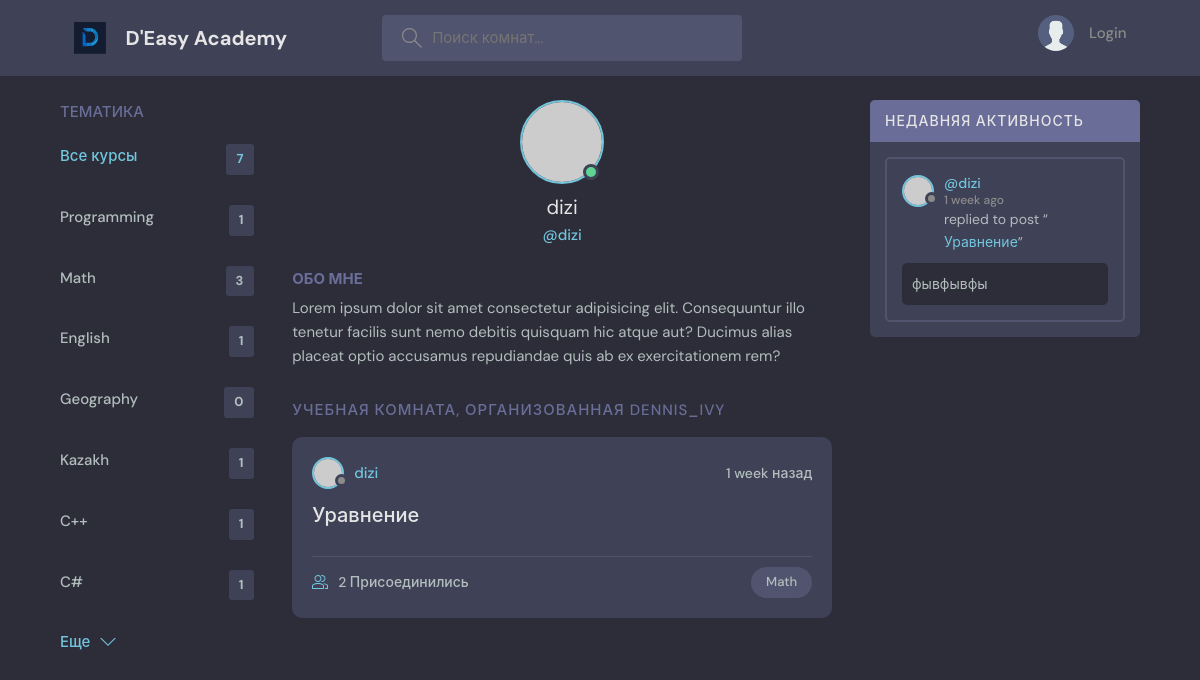
The page /profile/4/ on the database its author committed.
### base/models.py (models this page shows, shortened)
class Topic(models.Model):
    name = models.CharField(max_length=300)

class Room(models.Model):
    host = models.ForeignKey(User, on_delete=models.SET_NULL, null=True)
    topic = models.ForeignKey(Topic, on_delete=models.SET_NULL, null=True)
    name = models.CharField(max_length=255)
    description = models.TextField(null = True, blank=True)
    participants = models.ManyToManyField(User, related_name='participants', blank=True)
    updated = models.DateTimeField(auto_now=True)
    created = models.DateTimeField(auto_now_add=True)
    class Meta:
        ordering = ['-updated', '-created']
    def __str__(self):
        return self.name

class Message(models.Model):
    user = models.ForeignKey(User, on_delete=models.CASCADE)
    room = models.ForeignKey(Room, on_delete=models.CASCADE)
    body = models.TextField()
    updated = models.DateTimeField(auto_now=True)
    created = models.DateTimeField(auto_now_add=True)
    class Meta:
        ordering = ['-updated', '-created']

### base/views.py (the view)
# urls.py: path('profile/<str:pk>/', views.userProfile, name="user-profile"),
def userProfile(request, pk):
    user = User.objects.get(id=pk)
    rooms = user.room_set.all()
    room_messages = user.message_set.all()
    topics = Topic.objects.all()
    context = {'user': user, 'rooms': rooms, 'room_messages': room_messages, 'topics': topics }
    return render(request, 'base/profile.html', context)

### base/templates/base/profile.html (shortened to what this page needs)
{% extends 'main.html' %}
{% block content %}
  <main class="profile-page layout layout--3">
    <div class="container">
{% include 'base/topics_component.html' %}
      <div class="roomList">
        <div class="profile">
          <div class="profile__avatar">
            <div class="avatar avatar--large active">
              <img src="https://randomuser.me/api/portraits/men/11.jpg" />
            </div>
          </div>
          <div class="profile__info">
            <h3>{{user.username}}</h3>
            <p>@{{user.username}}</p>
          </div>
          <div class="profile__about">
            <h3>Обо мне</h3>
            <p>
              Lorem ipsum dolor sit amet consectetur adipisicing elit. Consequuntur illo tenetur
              facilis sunt nemo debitis quisquam hic atque aut? Ducimus alias placeat optio
              accusamus repudiandae quis ab ex exercitationem rem?
            </p>
          </div>
        </div>
        <div class="roomList__header">
          <div>
            <h2>Учебная комната, организованная dennis_ivy</a>
            </h2>
          </div>
        </div>
        {% include 'base/feed_component.html' %}
      </div>
{% include 'base/activity_component.html' %}
    </div>
  </main>
{% endblock content %}

### base/templates/base/topics_component.html
<div class="topics">
          <div class="topics__header">
            <h2>Тематика</h2>
          </div>
          <ul class="topics__list">
            <li>
              <a href="{% url 'home' %}" class="active">Все курсы <span>{{topics.count}}</span></a>
            </li>
                          {% for topic in topics %}
            <li>
              <a href="{% url 'home' %}?q={{topic.name}}">{{ topic.name }}<span>{{topic.room_set.all.count}}</span></a>
            </li>
            {% endfor %}
          </ul>
          <a class="btn btn--link" href="topics.html">
            Еще
            <svg version="1.1" xmlns="http://www.w3.org/2000/svg" width="32" height="32" viewBox="0 0 32 32">
              <title>chevron-down</title>
              <path d="M16 21l-13-13h-3l16 16 16-16h-3l-13 13z"></path>
            </svg>
          </a>
        </div>

### base/templates/base/feed_component.html (shortened to what this page needs)
{% for room in rooms %}
<div class="roomListRoom">
            <div class="roomListRoom__header">
              <a href="{% url 'user-profile' room.host.id %}" class="roomListRoom__author">
                <div class="avatar avatar--small">
                  <img src="https://randomuser.me/api/portraits/women/11.jpg" />
                </div>
                <span>{{room.host.username}}</span>
              </a>
              <div class="roomListRoom__actions">
                <span>{{room.created|timesince}} назад</span>
              </div>
            </div>
            <div class="roomListRoom__content">
              <a href="{% url 'room' room.id %}">{{ room.name }}</a>
            </div>
            <div class="roomListRoom__meta">
              <a href="{% url 'room' room.id %}" class="roomListRoom__joined">
                  {{room.participants.all.count}} Присоединились
              </a>
              <p class="roomListRoom__topic">{{room.topic.name}}</p>
            </div>
          </div>
{% endfor %}

### base/templates/base/activity_component.html (shortened to what this page needs)
                   <div class="activities">
          <div class="activities__header">
            <h2>Недавняя активность</h2>
          </div>
                     {% for message in room_messages %}
          <div class="activities__box">
            <div class="activities__boxHeader roomListRoom__header">
              <a href="{% url 'user-profile' message.user.id%}" class="roomListRoom__author">
                <div class="avatar avatar--small">
                  <img src="https://randomuser.me/api/portraits/women/11.jpg" />
                </div>
                <p>
                  @{{message.user}}
                  <span>{{message.created|timesince}} ago</span>
                </p>
              </a>
            </div>
            <div class="activities__boxContent">
              <p>replied to post “<a href="{% url 'room' message.room.id %}">{{message.room}}</a>”</p>
              <div class="activities__boxRoomContent">
                {{ message.body }}
              </div>
            </div>
          </div>
                     {% endfor %}
        </div>

### rows shown on the page
Topic: name "Programming", room_set.all.count "1"
Topic: name "Math", room_set.all.count "3"
Topic: name "English", room_set.all.count "1"
Topic: name "Geography", room_set.all.count "0"
Topic: name "Kazakh", room_set.all.count "1"
Topic: name "C++", room_set.all.count "1"
Topic: name "C#", room_set.all.count "1"
Room: host.username "dizi", created "1 week", name "Уравнение", participants.all.count "2", topic.name "Math"
Message: user "dizi", created "1 week", room "Уравнение", body "фывфывфы"

### other values the page prints
{{ topics.count }} "7"
{{ user.username }} "dizi"
